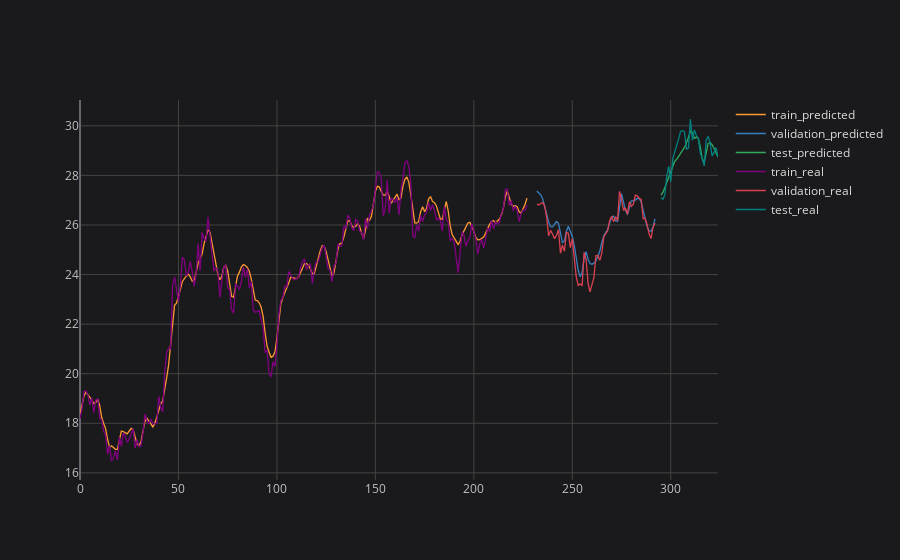

This figure's notebook cell:
### Code cell
# plotting final result
plot_ticker = 'PETR4'
plot_feature = 'Adj Close'

pd.DataFrame.from_dict(final_prediction_results[plot_ticker][plot_feature]).iplot(title=f'{plot_ticker} {plot_feature} {plot_imf}', layout=space)

### Figure 1 — Plotly figure (JSON) as saved in the notebook; plotly's stock layout.template omitted (floating-point values rounded to 4 significant figures; data arrays with more than 128 entries replaced by an {"elided": "..."} marker saying what was removed)
{"data": [{"line": {"color": "rgba(255, 153, 51, 1.0)", "dash": "solid", "shape": "linear", "width": 1.3}, "mode": "lines", "name": "train_predicted", "text": "", "type": "scatter", "x": {"elided": "325 int values"}, "y": {"elided": "325 mixed values"}}, {"line": {"color": "rgba(55, 128, 191, 1.0)", "dash": "solid", "shape": "linear", "width": 1.3}, "mode": "lines", "name": "validation_predicted", "text": "", "type": "scatter", "x": {"elided": "325 int values"}, "y": {"elided": "325 mixed values"}}, {"line": {"color": "rgba(50, 171, 96, 1.0)", "dash": "solid", "shape": "linear", "width": 1.3}, "mode": "lines", "name": "test_predicted", "text": "", "type": "scatter", "x": {"elided": "325 int values"}, "y": {"elided": "325 mixed values"}}, {"line": {"color": "rgba(128, 0, 128, 1.0)", "dash": "solid", "shape": "linear", "width": 1.3}, "mode": "lines", "name": "train_real", "text": "", "type": "scatter", "x": {"elided": "325 int values"}, "y": {"elided": "325 mixed values"}}, {"line": {"color": "rgba(219, 64, 82, 1.0)", "dash": "solid", "shape": "linear", "width": 1.3}, "mode": "lines", "name": "validation_real", "text": "", "type": "scatter", "x": {"elided": "325 int values"}, "y": {"elided": "325 mixed values"}}, {"line": {"color": "rgba(0, 128, 128, 1.0)", "dash": "solid", "shape": "linear", "width": 1.3}, "mode": "lines", "name": "test_real", "text": "", "type": "scatter", "x": {"elided": "325 int values"}, "y": {"elided": "325 mixed values"}}], "layout": {"legend": {"bgcolor": "#1A1A1C", "font": {"color": "#D9D9D9", "size": 12}}, "paper_bgcolor": "#1A1A1C", "plot_bgcolor": "#1A1A1C", "title": {"font": {"color": "#D9D9D9"}, "x": 0.5}, "xaxis": {"gridcolor": "#434343", "showgrid": true, "tickfont": {"color": "#C2C2C2", "size": 12}, "title": {"font": {"color": "#D9D9D9"}}, "zerolinecolor": "#666570"}, "yaxis": {"gridcolor": "#434343", "showgrid": true, "tickfont": {"color": "#C2C2C2", "size": 12}, "title": {"font": {"color": "#D9D9D9"}}, "zerolinecolor": "#666570"}}}
